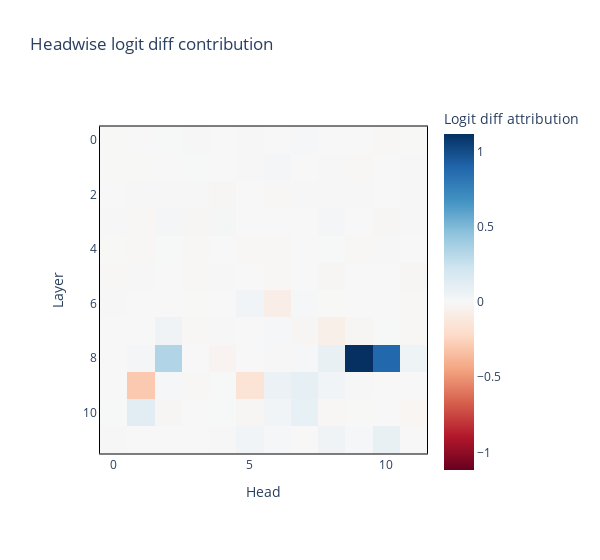

The notebook cell saved with this chart:
### Code cell
imshow_p(
    per_head_logit_diffs,
    title="Headwise logit diff contribution",
    labels={"x": "Head", "y": "Layer", "color": "Logit diff attribution"},
    #coloraxis=dict(colorbar_ticksuffix = "%"),
    border=True,
    width=600,
    margin={"r": 100, "l": 100}
)

### Figure 1 — Plotly figure (JSON) as saved in the notebook; plotly's stock layout.template omitted (floating-point values rounded to 4 significant figures; data arrays with more than 128 entries replaced by an {"elided": "..."} marker saying what was removed)
{"data": [{"coloraxis": "coloraxis", "hovertemplate": "Head: %{x}<br>Layer: %{y}<br>Logit diff attribution: %{z}<extra></extra>", "name": "0", "type": "heatmap", "xaxis": "x", "yaxis": "y", "z": {"elided": "12x12 float values"}}], "layout": {"coloraxis": {"cmid": 0, "colorbar": {"title": {"text": "Logit diff attribution"}}, "colorscale": [[0, "rgb(103,0,31)"], [0.1, "rgb(178,24,43)"], [0.2, "rgb(214,96,77)"], [0.3, "rgb(244,165,130)"], [0.4, "rgb(253,219,199)"], [0.5, "rgb(247,247,247)"], [0.6, "rgb(209,229,240)"], [0.7, "rgb(146,197,222)"], [0.8, "rgb(67,147,195)"], [0.9, "rgb(33,102,172)"], [1, "rgb(5,48,97)"]]}, "margin": {"l": 100, "r": 100}, "title": {"text": "Headwise logit diff contribution"}, "width": 600, "xaxis": {"anchor": "y", "constrain": "domain", "domain": [0, 1], "linecolor": "black", "linewidth": 1, "mirror": true, "scaleanchor": "y", "showline": true, "title": {"text": "Head"}}, "yaxis": {"anchor": "x", "autorange": "reversed", "constrain": "domain", "domain": [0, 1], "linecolor": "black", "linewidth": 1, "mirror": true, "showline": true, "title": {"text": "Layer"}}}}
